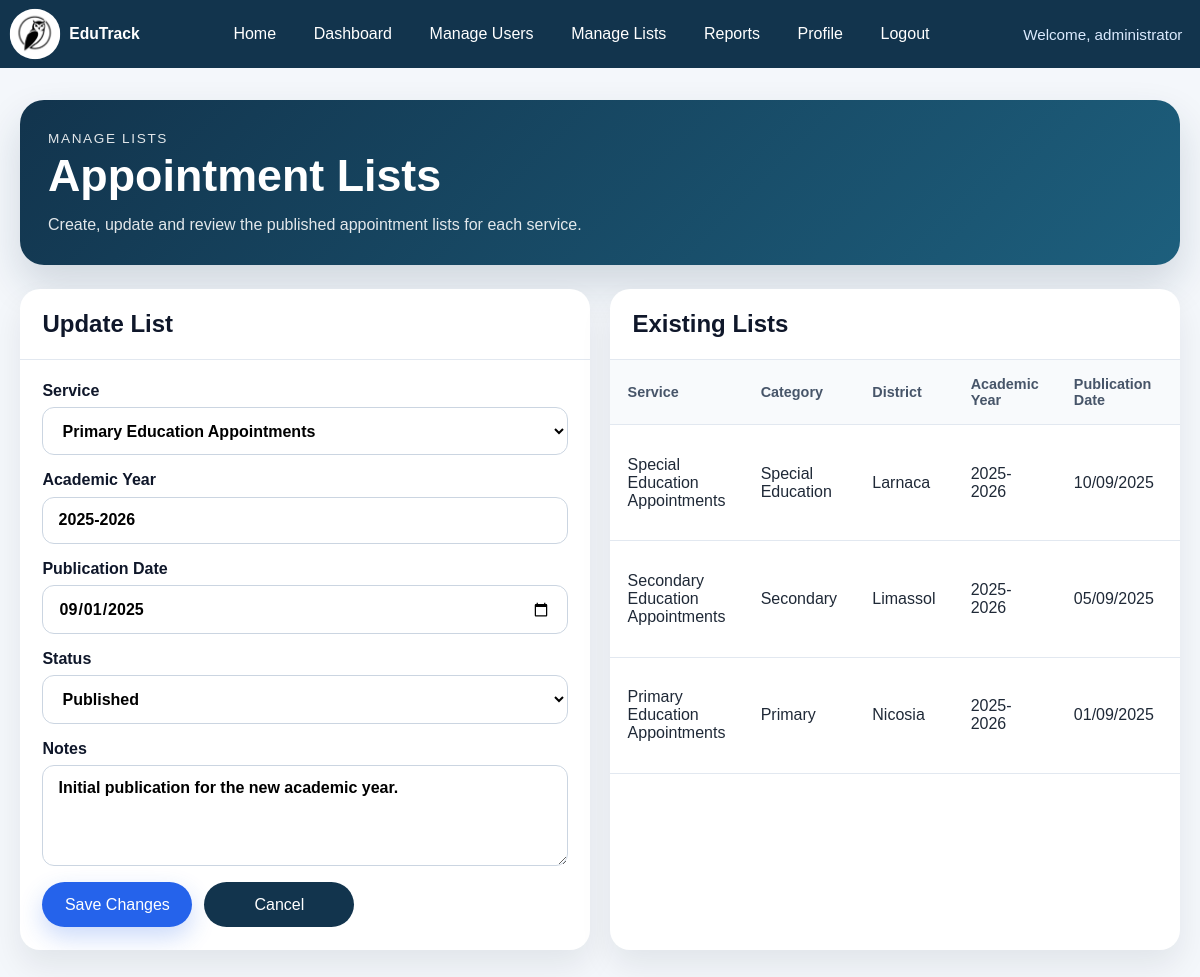
Page /admin/lists.php?edit=1 (signed in) on the committed database.
### tables this page shows
CREATE TABLE lists (
    id INT AUTO_INCREMENT PRIMARY KEY,
    service_id INT NOT NULL,
    academic_year VARCHAR(20) NOT NULL,
    publication_date DATE NOT NULL,
    status ENUM('draft', 'published', 'archived') NOT NULL DEFAULT 'draft',
    notes TEXT,
    created_at TIMESTAMP DEFAULT CURRENT_TIMESTAMP,
    CONSTRAINT fk_lists_service
        FOREIGN KEY (service_id) REFERENCES services(id)
        ON DELETE CASCADE
);

CREATE TABLE services (
    id INT AUTO_INCREMENT PRIMARY KEY,
    service_code VARCHAR(20) NOT NULL UNIQUE,
    title VARCHAR(150) NOT NULL,
    category VARCHAR(100) NOT NULL,
    district VARCHAR(100) NOT NULL,
    description TEXT,
    created_at TIMESTAMP DEFAULT CURRENT_TIMESTAMP
);

### admin/lists.php (the view, shortened to what this page needs)
<?php
require_once __DIR__ . '/../includes/admin.php';
$editId = isset($_GET['edit']) ? (int) $_GET['edit'] : 0;
$services = $pdo->query('SELECT id, title FROM services ORDER BY title ASC')->fetchAll();
$editList = null;
if ($editId > 0) {
    $stmt = $pdo->prepare('SELECT id, service_id, academic_year, publication_date, status, notes FROM lists WHERE id = :id');
    $stmt->execute([':id' => $editId]);
    $editList = $stmt->fetch();
}
$stmt = $pdo->query(
    'SELECT
        lists.id,
        lists.academic_year,
        lists.publication_date,
        lists.status,
        lists.notes,
        services.title AS service_title,
        services.category,
        services.district
     FROM lists
     INNER JOIN services ON services.id = lists.service_id
     ORDER BY lists.publication_date DESC, lists.id DESC'
);
$lists = $stmt->fetchAll();
?>
<main class="admin-page">
    <section class="admin-hero admin-hero--tight">
        <div>
            <p class="admin-eyebrow">Manage Lists</p>
            <h1>Appointment Lists</h1>
            <p>Create, update and review the published appointment lists for each service.</p>
        </div>
    </section>
    <section class="admin-two-column">
        <article class="admin-panel">
            <div class="admin-panel__header">
                <h2><?php echo $editList ? 'Update List' : 'Create List'; ?></h2>
            </div>
            <form class="admin-form" method="post">
                <label>
                    <span>Service</span>
                    <select name="service_id" required>
                        <?php foreach ($services as $service): ?>
                            <option value="<?php echo (int) $service['id']; ?>" <?php echo ((int) ($editList['service_id'] ?? 0) === (int) $service['id']) ? 'selected' : ''; ?>>
                                <?php echo h($service['title']); ?>
                            </option>
                        <?php endforeach; ?>
                    </select>
                </label>
                <label>
                    <span>Academic Year</span>
                    <input type="text" name="academic_year" value="<?php echo h($editList['academic_year'] ?? ''); ?>" placeholder="2025-2026" required>
                </label>
                <label>
                    <span>Publication Date</span>
                    <input type="date" name="publication_date" value="<?php echo h($editList['publication_date'] ?? ''); ?>" required>
                </label>
                <label>
                    <span>Status</span>
                    <select name="status">
                        <option value="published" <?php echo (($editList['status'] ?? '') === 'published') ? 'selected' : ''; ?>>Published</option>
                    </select>
                </label>
                <label>
                    <span>Notes</span>
                    <textarea name="notes" rows="4" placeholder="Optional notes"><?php echo h($editList['notes'] ?? ''); ?></textarea>
                </label>
                <div class="admin-form__actions">
                    <button class="button button--primary" type="submit"><?php echo $editList ? 'Save Changes' : 'Create List'; ?></button>
                    <?php if ($editList): ?>
                        <a class="button button--secondary" href="<?php echo h(getProjectBasePath() . '/admin/lists.php'); ?>">Cancel</a>
                    <?php endif; ?>
                </div>
            </form>
        </article>
        <article class="admin-panel">
            <div class="admin-panel__header">
                <h2>Existing Lists</h2>
            </div>
            <div class="admin-table-wrap">
                <table class="admin-table">
                    <thead>
                        <tr>
                            <th>Service</th>
                            <th>Category</th>
                            <th>District</th>
                            <th>Academic Year</th>
                            <th>Publication Date</th>
                            <th>Status</th>
                        </tr>
                    </thead>
                    <tbody>
                        <?php foreach ($lists as $list): ?>
                            <tr>
                                <td><?php echo h($list['service_title']); ?></td>
                                <td><?php echo h($list['category']); ?></td>
                                <td><?php echo h($list['district']); ?></td>
                                <td><?php echo h($list['academic_year']); ?></td>
                                <td><?php echo h(date('d/m/Y', strtotime($list['publication_date']))); ?></td>
                                <td><?php echo h(ucfirst($list['status'])); ?></td>
                            </tr>
                        <?php endforeach; ?>
                    </tbody>
                </table>
            </div>
        </article>
    </section>
</main>

### assets/css/style.css (style rules this page uses)
* { box-sizing: border-box; }
body { margin: 0; font-family: Arial, sans-serif; color: #1f2937; background: #f4f7fb; }
a { color: inherit; text-decoration: none; }
.button { display: inline-flex; align-items: center; justify-content: center; min-width: 150px; padding: 0.85rem 1.2rem; border-radius: 999px; font-weight: 700; transition: transform 0.2s ease, box-shadow 0.2s ease; border: 0; cursor: pointer; font: inherit; }
.button--primary { background: #2563eb; color: #ffffff; box-shadow: 0 10px 24px rgba(37, 99, 235, 0.24); }
.button--secondary { background: #12344d; color: #ffffff; }
.admin-page { max-width: 1280px; margin: 0 auto; padding: 2rem 1.25rem 3rem; }
.admin-hero { display: flex; align-items: center; justify-content: space-between; gap: 1rem; padding: 1.75rem; border-radius: 24px; background: linear-gradient(135deg, #12344d 0%, #1d5f7d 100%); color: #ffffff; box-shadow: 0 20px 40px rgba(18, 52, 77, 0.16); }
.admin-hero--tight { margin-bottom: 1.5rem; }
.admin-hero h1 { margin: 0 0 0.65rem; font-size: clamp(2rem, 4vw, 2.8rem); }
.admin-hero p { margin: 0; max-width: 700px; color: rgba(255, 255, 255, 0.88); line-height: 1.6; }
.admin-eyebrow { margin: 0 0 0.55rem; font-size: 0.85rem; letter-spacing: 0.12em; text-transform: uppercase; color: #bfdbfe; }
.admin-stats-grid, .admin-card-grid, .admin-two-column { display: grid; gap: 1.25rem; margin-top: 1.5rem; }
.admin-card-grid, .admin-two-column { grid-template-columns: repeat(auto-fit, minmax(300px, 1fr)); }
.admin-stat-card, .admin-panel, .admin-action-card { background: #ffffff; border-radius: 20px; box-shadow: 0 16px 32px rgba(15, 23, 42, 0.08); }
.admin-panel { overflow: hidden; }
.admin-panel__header { display: flex; align-items: center; justify-content: space-between; gap: 1rem; padding: 1.3rem 1.4rem; border-bottom: 1px solid #e2e8f0; }
.admin-panel__header h2, .admin-list-block h3 { margin: 0; color: #0f172a; }
.admin-form, .admin-list-block { display: grid; gap: 1rem; padding: 1.4rem; }
.admin-form label { display: grid; gap: 0.45rem; color: #0f172a; font-weight: 600; }
.admin-form input, .admin-form select, .admin-form textarea, .admin-search input { width: 100%; padding: 0.85rem 0.95rem; border: 1px solid #cbd5e1; border-radius: 12px; font: inherit; background: #ffffff; }
.admin-form textarea { resize: vertical; }
.admin-form__actions, .admin-search, .admin-table__actions { display: flex; align-items: center; gap: 0.75rem; flex-wrap: wrap; }
.admin-table-wrap { overflow-x: auto; }
.admin-table { width: 100%; border-collapse: collapse; }
.admin-table th, .admin-table td { padding: 1rem 1.1rem; border-bottom: 1px solid #e2e8f0; text-align: left; }
.admin-table th { font-size: 0.9rem; color: #475569; background: #f8fafc; }

### rows in the picture
lists: service_id "Primary Education Appointments", academic_year "2025-2026", publication_date "09/01/2025", status "Published", notes "Initial publication for the new academic year.", service.title "Primary Education Appointments", service.category "Primary", service.district "Nicosia", publication_date "01/09/2025"
lists: service.title "Special Education Appointments", service.category "Special Education", service.district "Larnaca", academic_year "2025-2026", publication_date "10/09/2025"
lists: service.title "Secondary Education Appointments", service.category "Secondary", service.district "Limassol", academic_year "2025-2026", publication_date "05/09/2025"

### other values in the picture
$link['label'] "Home"
$link['label'] "Dashboard"
$link['label'] "Manage Users"
$link['label'] "Manage Lists"
$link['label'] "Reports"
$link['label'] "Profile"
$link['label'] "Logout"
$username "administrator"
